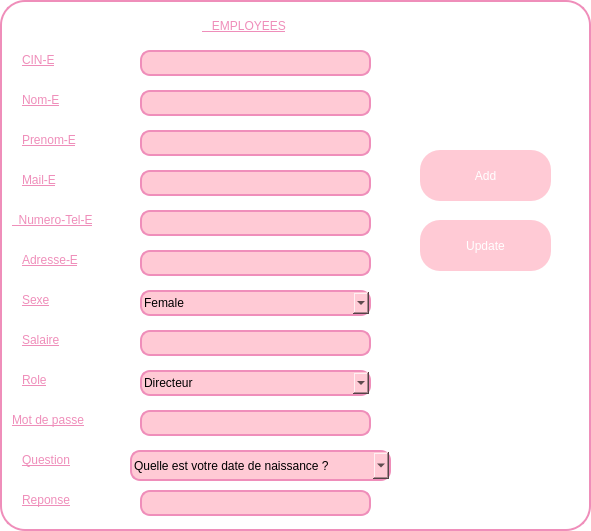
    <widget class="QFrame" name="frame_6">
     <property name="geometry">
      <rect>
       <x>240</x>
       <y>80</y>
       <width>591</width>
       <height>531</height>
      </rect>
     </property>
     <property name="styleSheet">
      <string notr="true">QFrame {
    background-color: white;
    width: 10px;
    border: 2px solid #EF8EBA;
    border-radius: 25px;
}</string>
     </property>
     <property name="frameShape">
      <enum>QFrame::NoFrame</enum>
     </property>
     <widget class="QLineEdit" name="lineEdit_24">
      <property name="geometry">
       <rect>
        <x>20</x>
        <y>50</y>
        <width>61</width>
        <height>20</height>
       </rect>
      </property>
      <property name="styleSheet">
       <string notr="true">QLineEdit{
	text-decoration: underline;
	color: #EF8EBA;
	font: 700 italic 10pt &quot;Segoe UI&quot;;
	;
}</string>
      </property>
      <property name="text">
       <string>CIN-E</string>
      </property>
      <property name="frame">
       <bool>false</bool>
      </property>
     </widget>
     <widget class="QLineEdit" name="lineEdit_25">
      <property name="geometry">
       <rect>
        <x>20</x>
        <y>90</y>
        <width>81</width>
        <height>20</height>
       </rect>
      </property>
      <property name="styleSheet">
       <string notr="true">QLineEdit{
	text-decoration: underline;
	color:#EF8EBA;
	font: 700 italic 10pt &quot;Segoe UI&quot;;
	;
}</string>
      </property>
      <property name="text">
       <string>Nom-E</string>
      </property>
      <property name="frame">
       <bool>false</bool>
      </property>
     </widget>
     <widget class="QLineEdit" name="lineEdit_26">
      <property name="geometry">
       <rect>
        <x>20</x>
        <y>130</y>
        <width>81</width>
        <height>20</height>
       </rect>
      </property>
      <property name="styleSheet">
       <string notr="true">QLineEdit{
	text-decoration: underline;
	color:#EF8EBA;
	font: 700 italic 10pt &quot;Segoe UI&quot;;
	;
}</string>
      </property>
      <property name="text">
       <string>Prenom-E</string>
      </property>
      <property name="frame">
       <bool>false</bool>
      </property>
     </widget>
     <widget class="QLineEdit" name="lineEdit_27">
      <property name="geometry">
       <rect>
        <x>20</x>
        <y>170</y>
        <width>71</width>
        <height>20</height>
       </rect>
      </property>
      <property name="styleSheet">
       <string notr="true">QLineEdit{
	text-decoration: underline;
	color:#EF8EBA;
	font: 700 italic 10pt &quot;Segoe UI&quot;;
	;
}</string>
      </property>
      <property name="text">
       <string>Mail-E</string>
      </property>
      <property name="frame">
       <bool>false</bool>
      </property>
     </widget>
     <widget class="QLineEdit" name="lineEdit_28">
      <property name="geometry">
       <rect>
        <x>10</x>
        <y>210</y>
        <width>121</width>
        <height>20</height>
       </rect>
      </property>
      <property name="styleSheet">
       <string notr="true">QLineEdit{
	text-decoration: underline;
	color: #EF8EBA;
	font: 700 italic 10pt &quot;Segoe UI&quot;;
	;
}</string>
      </property>
      <property name="text">
       <string>  Numero-Tel-E</string>
      </property>
      <property name="frame">
       <bool>false</bool>
      </property>
     </widget>
     <widget class="QLineEdit" name="lineEdit_29">
      <property name="geometry">
       <rect>
        <x>20</x>
        <y>250</y>
        <width>131</width>
        <height>20</height>
       </rect>
      </property>
      <property name="styleSheet">
       <string notr="true">QLineEdit{
	text-decoration: underline;
	color: #EF8EBA;
	font: 700 italic 10pt &quot;Segoe UI&quot;;
	;
}</string>
      </property>
      <property name="text">
       <string>Adresse-E</string>
      </property>
      <property name="frame">
       <bool>false</bool>
      </property>
     </widget>
     <widget class="QLineEdit" name="lineEdit_30">
      <property name="geometry">
       <rect>
        <x>140</x>
        <y>50</y>
        <width>231</width>
        <height>26</height>
       </rect>
      </property>
      <property name="styleSheet">
       <string notr="true">QLineEdit {
	background-color: rgb(255, 202, 213);
    border: 2px solid #EF8EBA; /* Bordure rose */
    border-radius: 10px; /* Coins arrondis */
    padding: 2px;
}</string>
      </property>
     </widget>
     <widget class="QLineEdit" name="lineEdit_31">
      <property name="geometry">
       <rect>
        <x>140</x>
        <y>90</y>
        <width>231</width>
        <height>26</height>
       </rect>
      </property>
      <property name="styleSheet">
       <string notr="true">QLineEdit {
	background-color: rgb(255, 202, 213);
    border: 2px solid #EF8EBA; /* Bordure rose */
    border-radius: 10px; /* Coins arrondis */
    padding: 2px;
}</string>
      </property>
     </widget>
     <widget class="QLineEdit" name="lineEdit_32">
      <property name="geometry">
       <rect>
        <x>140</x>
        <y>130</y>
        <width>231</width>
        <height>26</height>
       </rect>
      </property>
      <property name="styleSheet">
       <string notr="true">QLineEdit {
	background-color: rgb(255, 202, 213);
    border: 2px solid #EF8EBA; /* Bordure rose */
    border-radius: 10px; /* Coins arrondis */
    padding: 2px;
}</string>
      </property>
     </widget>
     <widget class="QLineEdit" name="lineEdit_33">
      <property name="geometry">
       <rect>
        <x>140</x>
        <y>170</y>
        <width>231</width>
        <height>26</height>
       </rect>
      </property>
      <property name="styleSheet">
       <string notr="true">QLineEdit {
	background-color: rgb(255, 202, 213);
    border: 2px solid #EF8EBA; /* Bordure rose */
    border-radius: 10px; /* Coins arrondis */
    padding: 2px;
}</string>
      </property>
     </widget>
     <widget class="QLineEdit" name="lineEdit_34">
      <property name="geometry">
       <rect>
        <x>140</x>
        <y>210</y>
        <width>231</width>
        <height>26</height>
       </rect>
      </property>
      <property name="styleSheet">
       <string notr="true">QLineEdit {
	background-color: rgb(255, 202, 213);
    border: 2px solid #EF8EBA; /* Bordure rose */
    border-radius: 10px; /* Coins arrondis */
    padding: 2px;
}</string>
      </property>
     </widget>
     <widget class="QLineEdit" name="lineEdit_35">
      <property name="geometry">
       <rect>
        <x>140</x>
        <y>250</y>
        <width>231</width>
        <height>26</height>
       </rect>
      </property>
      <property name="styleSheet">
       <string notr="true">QLineEdit {
	background-color: rgb(255, 202, 213);
    border: 2px solid #EF8EBA; /* Bordure rose */
    border-radius: 10px; /* Coins arrondis */
    padding: 2px;
}</string>
      </property>
     </widget>
     <widget class="QLineEdit" name="lineEdit_36">
      <property name="geometry">
       <rect>
        <x>200</x>
        <y>10</y>
        <width>141</width>
        <height>31</height>
       </rect>
      </property>
      <property name="styleSheet">
       <string notr="true">QLineEdit{
	text-decoration: underline;
	color: #EF8EBA;
	font: 700 italic 15pt &quot;Segoe UI&quot;;
	;
}</string>
      </property>
      <property name="text">
       <string>   EMPLOYEES</string>
      </property>
      <property name="frame">
       <bool>false</bool>
      </property>
     </widget>
     <widget class="QLineEdit" name="lineEdit_37">
      <property name="geometry">
       <rect>
        <x>20</x>
        <y>290</y>
        <width>131</width>
        <height>20</height>
       </rect>
      </property>
      <property name="styleSheet">
       <string notr="true">QLineEdit{
	text-decoration: underline;
	color: #EF8EBA;
	font: 700 italic 10pt &quot;Segoe UI&quot;;
	;
}</string>
      </property>
      <property name="text">
       <string>Sexe</string>
      </property>
      <property name="frame">
       <bool>false</bool>
      </property>
     </widget>
     <widget class="QLineEdit" name="lineEdit_38">
      <property name="geometry">
       <rect>
        <x>140</x>
        <y>330</y>
        <width>231</width>
        <height>26</height>
       </rect>
      </property>
      <property name="styleSheet">
       <string notr="true">QLineEdit {
	background-color: rgb(255, 202, 213);
    border: 2px solid #EF8EBA; /* Bordure rose */
    border-radius: 10px; /* Coins arrondis */
    padding: 2px;
}</string>
      </property>
     </widget>
     <widget class="QLineEdit" name="lineEdit_39">
      <property name="geometry">
       <rect>
        <x>20</x>
        <y>330</y>
        <width>101</width>
        <height>20</height>
       </rect>
      </property>
      <property name="styleSheet">
       <string notr="true">QLineEdit{
	text-decoration: underline;
	color: #EF8EBA;
	font: 700 italic 10pt &quot;Segoe UI&quot;;
	;
}</string>
      </property>
      <property name="text">
       <string>Salaire</string>
      </property>
      <property name="frame">
       <bool>false</bool>
      </property>
     </widget>
     <widget class="QLineEdit" name="lineEdit_40">
      <property name="geometry">
       <rect>
        <x>20</x>
        <y>370</y>
        <width>101</width>
        <height>20</height>
       </rect>
      </property>
      <property name="styleSheet">
       <string notr="true">QLineEdit{
	text-decoration: underline;
	color: #EF8EBA;
	font: 700 italic 10pt &quot;Segoe UI&quot;;
	;
}</string>
      </property>
      <property name="text">
       <string>Role</string>
      </property>
      <property name="frame">
       <bool>false</bool>
      </property>
     </widget>
     <widget class="QPushButton" name="pushButton_7">
      <property name="geometry">
       <rect>
        <x>420</x>
        <y>150</y>
        <width>131</width>
        <height>51</height>
       </rect>
      </property>
      <property name="styleSheet">
       <string notr="true">QPushButton {
	background-color: rgb(255, 202, 213);
    color: white; /* Texte blanc */
    border-radius:20px  ; /* Coins arrondis */
	border-color: rgb(239, 142, 186);
    padding: 8px;
}</string>
      </property>
      <property name="text">
       <string>Add</string>
      </property>
     </widget>
     <widget class="QPushButton" name="pushButton_19">
      <property name="geometry">
       <rect>
        <x>420</x>
        <y>220</y>
        <width>131</width>
        <height>51</height>
       </rect>
      </property>
      <property name="styleSheet">
       <string notr="true">QPushButton {
	background-color: rgb(255, 202, 213);
    color: white; /* Texte blanc */
    border-radius:20px  ; /* Coins arrondis */
	border-color: rgb(239, 142, 186);
    padding: 8px;
}</string>
      </property>
      <property name="text">
       <string>Update</string>
      </property>
     </widget>
     <widget class="QComboBox" name="comboBox_3">
      <property name="geometry">
       <rect>
        <x>140</x>
        <y>290</y>
        <width>231</width>
        <height>26</height>
       </rect>
      </property>
      <property name="styleSheet">
       <string notr="true">background-color: rgb(255, 202, 213);
    border: 2px solid #EF8EBA; /* Bordure rose */
    border-radius: 10px; /* Coins arrondis */
    padding: 2px;</string>
      </property>
      <item>
       <property name="text">
        <string>Female</string>
       </property>
      </item>
      <item>
       <property name="text">
        <string>Male</string>
       </property>
      </item>
     </widget>
     <widget class="QComboBox" name="comboBox_4">
      <property name="geometry">
       <rect>
        <x>140</x>
        <y>370</y>
        <width>231</width>
        <height>26</height>
       </rect>
      </property>
      <property name="styleSheet">
       <string notr="true">background-color: rgb(255, 202, 213);
    border: 2px solid #EF8EBA; /* Bordure rose */
    border-radius: 10px; /* Coins arrondis */
    padding: 2px;</string>
      </property>
      <item>
       <property name="text">
        <string>Directeur</string>
       </property>
      </item>
      <item>
       <property name="text">
        <string>Sous Directeur</string>
       </property>
      </item>
      <item>
       <property name="text">
        <string>Designer</string>
       </property>
      </item>
      <item>
       <property name="text">
        <string>Secretaire</string>
       </property>
      </item>
      <item>
       <property name="text">
        <string>Fournisseur</string>
       </property>
      </item>
      <item>
       <property name="text">
        <string>Livreur</string>
       </property>
      </item>
      <item>
       <property name="text">
        <string>Conseiller</string>
       </property>
      </item>
     </widget>
     <widget class="QLineEdit" name="lineEdit_41">
      <property name="geometry">
       <rect>
        <x>10</x>
        <y>410</y>
        <width>111</width>
        <height>20</height>
       </rect>
      </property>
      <property name="styleSheet">
       <string notr="true">QLineEdit{
	text-decoration: underline;
	color: #EF8EBA;
	font: 700 italic 10pt &quot;Segoe UI&quot;;
	;
}</string>
      </property>
      <property name="text">
       <string>Mot de passe</string>
      </property>
      <property name="frame">
       <bool>false</bool>
      </property>
     </widget>
     <widget class="QLineEdit" name="mdp_2">
      <property name="geometry">
       <rect>
        <x>140</x>
        <y>410</y>
        <width>231</width>
        <height>26</height>
       </rect>
      </property>
      <property name="styleSheet">
       <string notr="true">QLineEdit {
	background-color: rgb(255, 202, 213);
    border: 2px solid #EF8EBA; /* Bordure rose */
    border-radius: 10px; /* Coins arrondis */
    padding: 2px;
}</string>
      </property>
     </widget>
     <widget class="QLineEdit" name="idk_2">
      <property name="geometry">
       <rect>
        <x>20</x>
        <y>450</y>
        <width>101</width>
        <height>20</height>
       </rect>
      </property>
      <property name="styleSheet">
       <string notr="true">QLineEdit{
	text-decoration: underline;
	color: #EF8EBA;
	font: 700 italic 10pt &quot;Segoe UI&quot;;
	;
}</string>
      </property>
      <property name="text">
       <string>Question</string>
      </property>
      <property name="frame">
       <bool>false</bool>
      </property>
     </widget>
     <widget class="QLineEdit" name="lineEdit_48">
      <property name="geometry">
       <rect>
        <x>20</x>
        <y>490</y>
        <width>71</width>
        <height>20</height>
       </rect>
      </property>
      <property name="styleSheet">
       <string notr="true">QLineEdit{
	text-decoration: underline;
	color: #EF8EBA;
	font: 700 italic 10pt &quot;Segoe UI&quot;;
	;
}</string>
      </property>
      <property name="text">
       <string>Reponse</string>
      </property>
      <property name="frame">
       <bool>false</bool>
      </property>
     </widget>
     <widget class="QLineEdit" name="reponse_2">
      <property name="geometry">
       <rect>
        <x>140</x>
        <y>490</y>
        <width>231</width>
        <height>26</height>
       </rect>
      </property>
      <property name="styleSheet">
       <string notr="true">QLineEdit {
	background-color: rgb(255, 202, 213);
    border: 2px solid #EF8EBA; /* Bordure rose */
    border-radius: 10px; /* Coins arrondis */
    padding: 2px;
}</string>
      </property>
      <property name="text">
       <string/>
      </property>
     </widget>
     <widget class="QComboBox" name="rolebox_4">
      <property name="geometry">
       <rect>
        <x>130</x>
        <y>450</y>
        <width>261</width>
        <height>31</height>
       </rect>
      </property>
      <property name="styleSheet">
       <string notr="true">background-color: rgb(255, 202, 213);
    border: 2px solid #EF8EBA; /* Bordure rose */
    border-radius: 10px; /* Coins arrondis */
    padding: 2px;</string>
      </property>
      <item>
       <property name="text">
        <string>Quelle est votre date de naissance ?</string>
       </property>
      </item>
      <item>
       <property name="text">
        <string>Quel est le titre de votre certification professionnelle la plus récente ?</string>
       </property>
      </item>
      <item>
       <property name="text">
        <string>Quel est le nom de votre superviseur professionnel dans notre entreprise ?</string>
       </property>
      </item>
      <item>
       <property name="text">
        <string>Quelle est la date à laquelle vous avez rejoint notre entreprise ?</string>
       </property>
      </item>
      <item>
       <property name="text">
        <string>Quelle est la spécialisation de votre premier diplôme ?</string>
       </property>
      </item>
     </widget>
    </widget>
